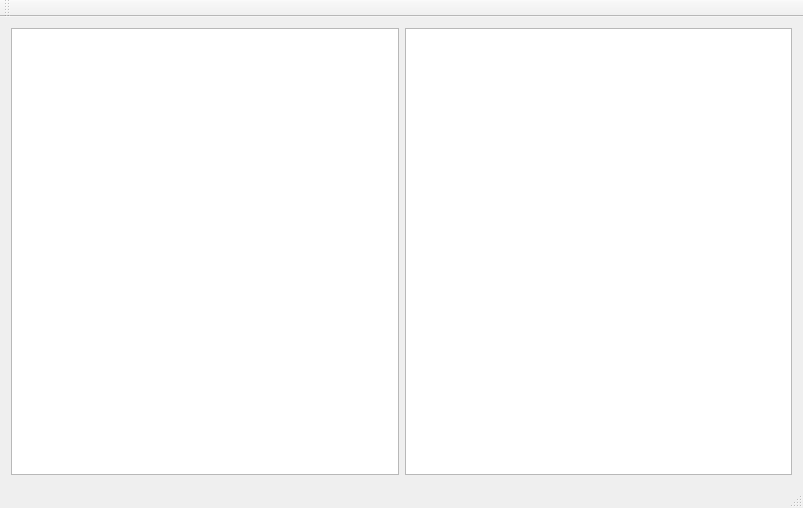
<?xml version="1.0" encoding="UTF-8"?>
<ui version="4.0">
 <class>MainWindow</class>
 <widget class="QMainWindow" name="MainWindow">
  <property name="geometry">
   <rect>
    <x>0</x>
    <y>0</y>
    <width>803</width>
    <height>508</height>
   </rect>
  </property>
  <property name="windowTitle">
   <string>MainWindow</string>
  </property>
  <widget class="QWidget" name="centralWidget">
   <layout class="QVBoxLayout" name="verticalLayout">
    <item>
     <layout class="QHBoxLayout" name="horizontalLayout">
      <item>
       <widget class="QTableView" name="tableView"/>
      </item>
      <item>
       <widget class="QPlainTextEdit" name="plainTextEdit"/>
      </item>
     </layout>
    </item>
   </layout>
  </widget>
  <widget class="QMenuBar" name="menuBar">
   <property name="geometry">
    <rect>
     <x>0</x>
     <y>0</y>
     <width>803</width>
     <height>23</height>
    </rect>
   </property>
  </widget>
  <widget class="QToolBar" name="mainToolBar">
   <attribute name="toolBarArea">
    <enum>TopToolBarArea</enum>
   </attribute>
   <attribute name="toolBarBreak">
    <bool>false</bool>
   </attribute>
  </widget>
  <widget class="QStatusBar" name="statusBar"/>
 </widget>
 <layoutdefault spacing="6" margin="11"/>
 <resources/>
 <connections/>
</ui>
